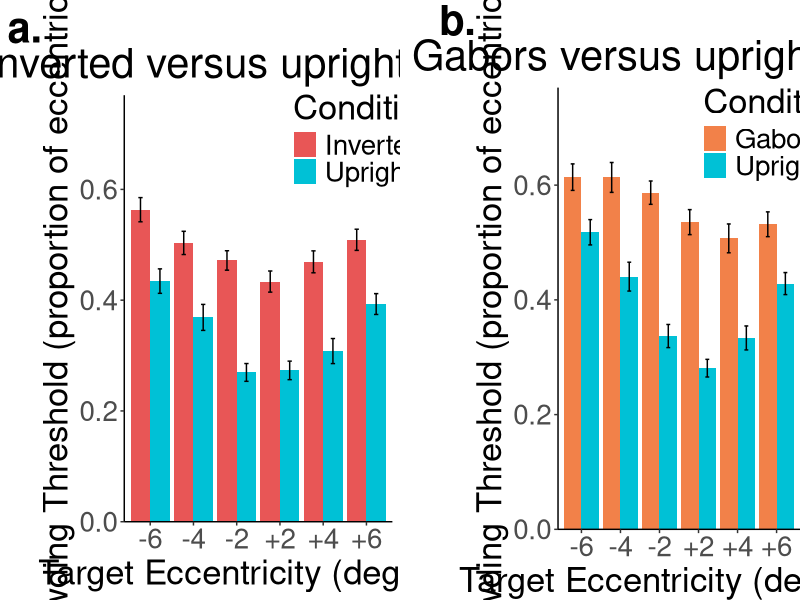
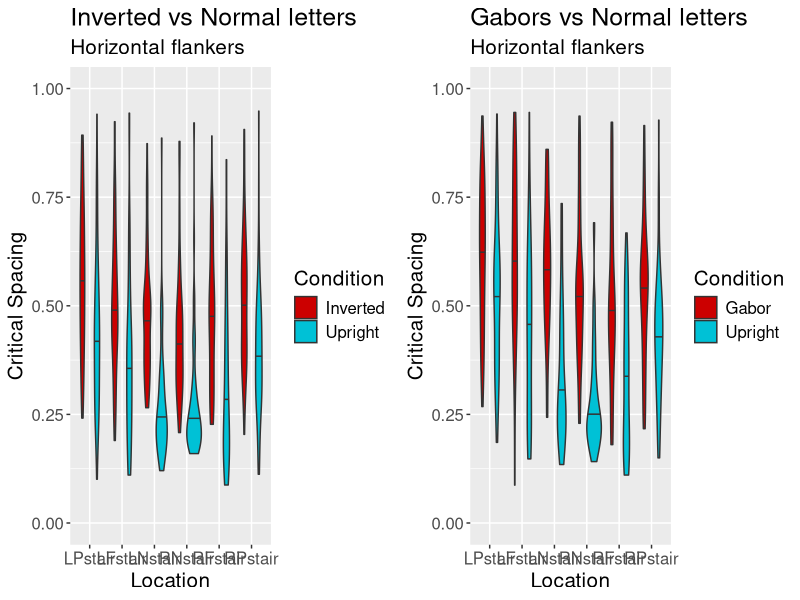
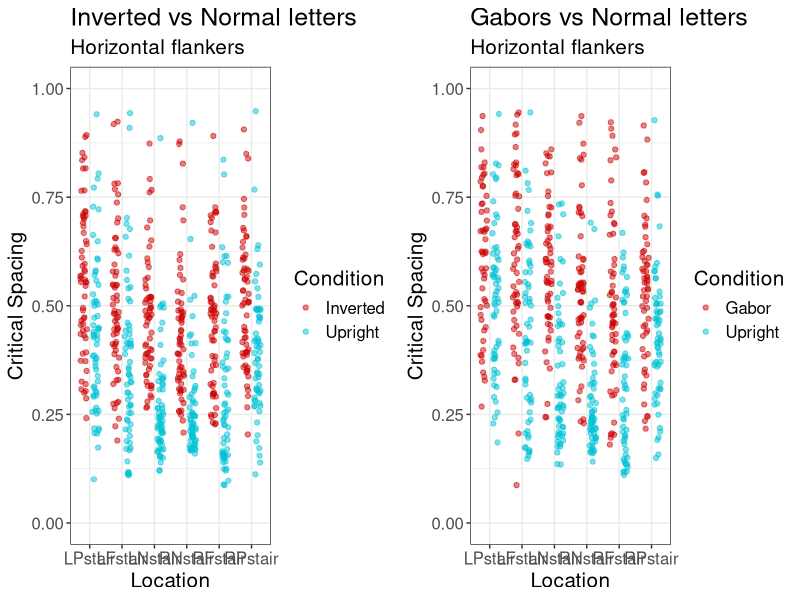

Reproduce these figures in R, in order.
# Analysis for Study 1 of "Fundamental changes in the spatial properties of visual perception after a lifetime of reading crowded letters"
# - Kurt Winsler

# packages
require(lme4)
require(lmerTest)
require(car)

require(dplyr)
require(tidyr)

require(ggplot2)
require(gridExtra)

# working directory
setwd("/Users/kwinsler/Documents/GitHub/Letter_crowding_study/Study1")

# load data
s1a_dat <- read.delim(file = 'a_letters_vs_invertedletters/CRD_INV_HOR_data.csv', sep = ',', header = T)
s1b_dat <- read.delim(file = 'b_letters_vs_gabors/CRD_GAB_HOR_data.csv', sep = ',', header = T)

# combine data
s1a_dat$Experiment <- 'INV'
s1b_dat$Experiment <- 'GAB'

alldat <- rbind(s1a_dat, s1b_dat)
alldat$Stair_short <- substr(alldat$Stair, 3, 9) # better label

## Bar plots

# aggregated data to plot
all_pdat <- alldat %>% 
  group_by(Experiment, Stair_short, Condition) %>%  
  summarise(mean = mean(Mean), 
            sd = sd(Mean),
            n = n(),  
            se = sd(Mean)/sqrt(n())) %>%
  mutate(Stair = case_when(
    Stair_short == "LPstair" ~ '-6',
    Stair_short == "LFstair" ~ '-4',
    Stair_short == "LNstair" ~ '-2',
    Stair_short == "RNstair" ~ '+2',
    Stair_short == "RFstair" ~ '+4',
    Stair_short == "RPstair"~ '+6'))

# plot
ylimits <- c(0,0.7)

all_pdat[all_pdat$Experiment == 'INV', ] %>% # filter data and pipe
  ggplot(aes(Stair, mean, fill = Condition)) + # x = stair (location), y = mean, fill = upright vs inverted
    geom_bar(stat="identity", position = 'dodge', aes(fill = Condition)) + # make bar plot
    scale_fill_manual("Condition", values = c("Inverted" = "#e85656", "Upright" = "#00c1d6")) + # manual color mapping
    scale_x_discrete(limits=c("-6","-4","-2","+2","+4","+6")) + # manually set order of x axis
    geom_errorbar(position = position_dodge(.9), aes(ymin = mean - se, ymax = mean + se), width=0.2) + # add error bars (se is a column in the data)
    labs(x = 'Target Eccentricity (degrees)',  # x label
         y = 'Crowding Threshold (proportion of eccentricity)', # y label
         title = 'Inverted versus upright letters', # title
         tag = 'a.') + # tag (the a.)
    scale_y_continuous(limits = ylimits,expand = expansion(mult = c(0, .1))) + # set y limits (ylimits is an object of 2 values) and make bars touch bottom axis
    theme_classic() + # blank background and no upper or right line 
    theme(plot.title = element_text(hjust = 0.5), # center title
          legend.position=c(.9,.9), # put condition legend into top right of plot
          plot.tag = element_text(face = "bold"), # bold the "a." tag
          text = element_text(size=25)) -> p1 # set font and assign to object

all_pdat[all_pdat$Experiment == 'GAB', ] %>%
  ggplot(aes(Stair, mean, fill = Condition)) +
  geom_bar(stat="identity", position = 'dodge', aes(fill = Condition)) +
  scale_fill_manual("Condition", values = c("Gabor" = "#f28149", "Upright" = "#00c1d6")) +
  scale_x_discrete(limits=c("-6","-4","-2","+2","+4","+6")) +
  geom_errorbar(position = position_dodge(.9), aes(ymin = mean - se, ymax = mean + se), width=0.2) + 
  labs(x = 'Target Eccentricity (degrees)', 
       y = 'Crowding Threshold (proportion of eccentricity)', 
       title = 'Gabors versus upright letters',
       tag = 'b.') +
  scale_y_continuous(limits = ylimits, expand = expansion(mult = c(0, .1))) +
  theme_classic() +
  theme(plot.title = element_text(hjust = 0.5),
        legend.position=c(.9,.9),
        text = element_text(size=25),
        plot.tag = element_text(face = "bold"),
        plot.margin = unit(c(0,0,0,1), "cm")) -> p2

grid.arrange(p1, p2, nrow = 1)
# exported at 1800 x 800

### Other plots

## Violin plots
ylimits <- c(0,1)

alldat[alldat$Experiment == 'INV', ] %>%
  ggplot(aes(Stair_short, Mean, fill = Condition)) +
  geom_violin(aes(fill = Condition), draw_quantiles = c(0.5)) +
  ylim(ylimits) +
  scale_fill_manual("Condition", values = c("Inverted" = "#cc0000", "Upright" = "#00c1d6")) +
  scale_x_discrete(limits=c('LPstair', 'LFstair', 'LNstair','RNstair', 'RFstair','RPstair')) +
  labs(x = 'Location', y = 'Critical Spacing', 
       subtitle = 'Horizontal flankers',title = 'Inverted vs Normal letters') +
  theme(text = element_text(size=15)) -> p1

alldat[alldat$Experiment == 'GAB', ] %>%
  ggplot(aes(Stair_short, Mean, fill = Condition)) +
  geom_violin(aes(fill = Condition), draw_quantiles = c(0.5)) +
  ylim(ylimits) +
  scale_fill_manual("Condition", values = c("Gabor" = "#cc0000", "Upright" = "#00c1d6")) +
  scale_x_discrete(limits=c('LPstair', 'LFstair', 'LNstair','RNstair', 'RFstair','RPstair')) +
  labs(x = 'Location', y = 'Critical Spacing', 
       subtitle = 'Horizontal flankers',title = 'Gabors vs Normal letters') +
  theme(text = element_text(size=15)) -> p2
  
grid.arrange(p1, p2, nrow = 1)

## dot/rain plots
ylimits <- c(0,1)
alpha <- .5

alldat[alldat$Experiment == 'INV', ] %>%
  ggplot(aes(Stair_short, Mean, color = Condition)) +
  geom_point(aes(color = Condition), alpha = alpha, 
             position=position_jitterdodge(jitter.width = 0.2)) +
  ylim(ylimits) +
  scale_color_manual("Condition", values = c("Inverted" = "#cc0000", "Upright" = "#00c1d6")) +
  scale_x_discrete(limits=c('LPstair', 'LFstair', 'LNstair','RNstair', 'RFstair','RPstair')) +
  labs(x = 'Location', y = 'Critical Spacing', 
       subtitle = 'Horizontal flankers',title = 'Inverted vs Normal letters') +
  theme_bw() +
  theme(text = element_text(size=15)) -> p1

alldat[alldat$Experiment == 'GAB', ] %>%
  ggplot(aes(Stair_short, Mean, fill = Condition)) +
  geom_point(aes(color = Condition), alpha = alpha, 
             position=position_jitterdodge(jitter.width = 0.2)) +  
  ylim(ylimits) +
  scale_color_manual("Condition", values = c("Gabor" = "#cc0000", "Upright" = "#00c1d6")) +
  scale_x_discrete(limits=c('LPstair', 'LFstair', 'LNstair','RNstair', 'RFstair','RPstair')) +
  labs(x = 'Location', y = 'Critical Spacing', 
       subtitle = 'Horizontal flankers',title = 'Gabors vs Normal letters') +
  theme_bw() +
  theme(text = element_text(size=15)) -> p2

grid.arrange(p1, p2, nrow = 1)

#### Analysis ####

## Study 1a - inverted vs upright letters

# main model
fit.s1a <- lmer(Mean ~ CondEff * HemifieldEff * EccentricityEff 
            + (1 | SUBJECT)
            + (0 + CondEff | SUBJECT)
            + (0 + HemifieldEff | SUBJECT)
            + (0 + EccentricityEff | SUBJECT)
            , data = s1a_dat)

summary(fit.s1a)
anova(fit.s1a, type = 3)

# upright only follow up
fit.s1a.upr <- lmer(Mean ~ HemifieldEff * EccentricityEff 
                + (1 | SUBJECT)
                + (0 + HemifieldEff | SUBJECT)
                + (0 + EccentricityEff | SUBJECT)
                , data = s1a_dat[s1a_dat$Condition == "Upright", ] )

summary(fit.s1a.upr)
anova(fit.s1a.upr, type = 3)

# inverted only follow up
fit.s1a.inv <- lmer(Mean ~ HemifieldEff * EccentricityEff 
                    + (1 | SUBJECT)
                    + (0 + HemifieldEff | SUBJECT)
                    + (0 + EccentricityEff | SUBJECT)
                    , data = s1a_dat[s1a_dat$Condition == "Inverted", ] )

summary(fit.s1a.inv)
anova(fit.s1a.inv, type = 3)

## Study 1b - gabors vs upright letters

# main model
fit.s1b <- lmer(Mean ~ CondEff * HemifieldEff * EccentricityEff 
            + (1 | SUBJECT)
            + (0 + CondEff | SUBJECT)
            + (0 + HemifieldEff | SUBJECT)
            + (0 + EccentricityEff | SUBJECT)
            , data = s1b_dat)

summary(fit.s1b)
anova(fit.s1b, type = 3)

# upright only follow up
fit.s1b.upr <- lmer(Mean ~ HemifieldEff * EccentricityEff 
                    + (1 | SUBJECT)
                    + (0 + HemifieldEff | SUBJECT)
                    + (0 + EccentricityEff | SUBJECT)
                    , data = s1b_dat[s1b_dat$Condition == "Upright", ] )

summary(fit.s1b.upr)
anova(fit.s1b.upr, type = 3)

# gabor only follow up
fit.s1b.gab <- lmer(Mean ~ HemifieldEff * EccentricityEff 
                    + (1 | SUBJECT)
                    + (0 + HemifieldEff | SUBJECT)
                    + (0 + EccentricityEff | SUBJECT)
                    , data = s1b_dat[s1b_dat$Condition == "Gabor", ] )

summary(fit.s1b.gab)
anova(fit.s1b.gab, type = 3)

#### Cross-study analysis ####

## combine data
# inverted data
s1a_dat %>%
  filter(Condition == "Inverted") %>%
  mutate(SUBJECT = paste0(SUBJECT,'_2'),# new subject id because different subjects in both exps
         CondEff = -0.5) -> INV_dat  # set inv condition to -0.5 effect code (gabors are already 0.5)

# combine with gabor data
INV_dat %>%
  rbind(filter(s1b_dat, Condition == "Gabor")) -> combined_dat
  
# model
fit.inv_gab <- lmer(Mean ~ CondEff * HemifieldEff * EccentricityEff 
            + (1 | SUBJECT)
            + (0 + HemifieldEff | SUBJECT)
            + (0 + EccentricityEff | SUBJECT)
            , data = combined_dat)

summary(fit.inv_gab)
anova(fit.inv_gab, type = 3)
